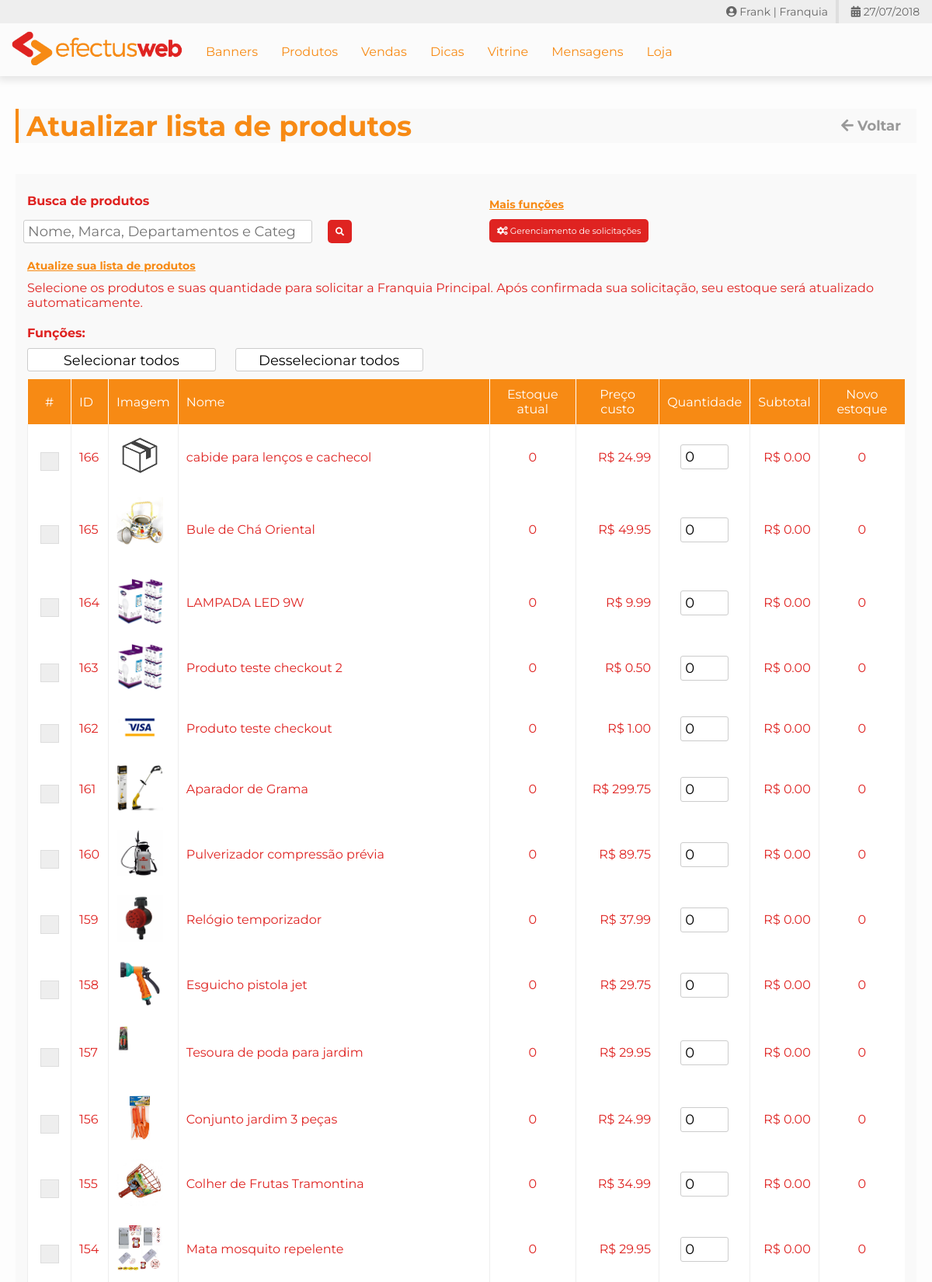
The page /@pew/pew-lista-produtos-franquia.php (signed in, upper part) on the database its author committed.
### tables this page shows
CREATE TABLE `pew_produtos` (
  `id` int(11) NOT NULL,
  `sku` varchar(255) NOT NULL,
  `codigo_barras` varchar(255) NOT NULL,
  `nome` varchar(255) NOT NULL,
  `preco` varchar(255) NOT NULL,
  `preco_custo` varchar(255) NOT NULL,
  `preco_promocao` varchar(255) NOT NULL,
  `preco_sugerido` varchar(255) NOT NULL,
  `promocao_ativa` int(11) NOT NULL,
  `desconto_relacionado` decimal(10,0) NOT NULL,
  `marca` varchar(255) NOT NULL,
  `id_cor` int(11) NOT NULL,
  `estoque` int(11) NOT NULL,
  `estoque_baixo` int(11) NOT NULL,
  `tempo_fabricacao` int(11) NOT NULL,
  `descricao_curta` varchar(255) NOT NULL,
  `descricao_longa` text NOT NULL,
  `url_video` varchar(255) NOT NULL,
  `peso` varchar(255) NOT NULL,
  `comprimento` varchar(255) NOT NULL,
  `largura` varchar(255) NOT NULL,
  `altura` varchar(255) NOT NULL,
  `data` datetime NOT NULL,
  `visualizacoes` int(11) NOT NULL,
  `status` int(11) NOT NULL
);

CREATE TABLE `pew_imagens_produtos` (
  `id` int(11) NOT NULL,
  `id_produto` int(11) NOT NULL,
  `imagem` varchar(255) NOT NULL,
  `posicao` int(11) NOT NULL,
  `status` int(11) NOT NULL
);

### @pew/pew-lista-produtos-franquia.php (the view, shortened to what the rows shown need)
<?php
    require_once "@valida-sessao.php";
    $page_title = "Atualizar lista de produtos";
?>
<!DOCTYPE html>
<html>
    <head>
        <?php
            require_once "@link-standard-styles.php";
            require_once "@link-standard-scripts.php";
        ?>
    </head>
    <body>
        <h1 class="titulos"><?php echo $page_title; ?><a href="pew-produtos.php" class="btn-voltar"><i class="fa fa-arrow-left" aria-hidden="true"></i> Voltar</a></h1>
		<section class="conteudo-painel">
			<?php
				$getSEARCH = isset($_GET["busca"]) && $_GET["busca"] ? $_GET["busca"] : null;
				if($getSEARCH != null){
					echo "<div class='full clear'><h5>Exibindo resultados para: $getSEARCH &nbsp;&nbsp; <a href='pew-lista-produtos-franquia.php' class='link-padrao'>Limpar busca</a></h5></div>";
				}else{
					$getSEARCH = "all_products";
				}
			?>
            <div class="lista-produtos full clear">
                <?php
					require_once "../@classe-produtos.php";
					$cls_produtos = new Produtos();
					$selected_products = $cls_produtos->full_search_string($getSEARCH);
					$active_products = $cls_produtos->status_filter($selected_products, 1, false);
					arsort($active_products);
					function list_products($array){
						global $cls_produtos, $pew_functions, $pew_session;
						$dir_imagens = '../imagens/produtos/';
						if(is_array($array)){
							foreach($array as $index => $idProduto){
								$cls_produtos->montar_produto($idProduto);
								$infoProduto = $cls_produtos->montar_array();
								$infoFranquia = $cls_produtos->produto_franquia($idProduto, $pew_session->id_franquia);
								$padrao_nome = $infoProduto["nome"];
								$padrao_preco = $infoProduto["preco"];
								$padrao_preco_promocao = $infoProduto["preco_promocao"];
								$padrao_promocao_ativa = $infoProduto["promocao_ativa"];
								$padrao_imagem = count($infoProduto["imagens"]) > 0 ? $infoProduto["imagens"][0]["src"] : null;
								if(!file_exists($dir_imagens.$padrao_imagem) || $padrao_imagem == null){
									$padrao_imagem = "produto-padrao.png";
								}
								$padrao_full_imagem = $dir_imagens.$padrao_imagem;
								$franquia_estoque = $infoFranquia["estoque"];
								$final_price = $padrao_promocao_ativa == 1 && $padrao_preco_promocao < $padrao_preco ? $padrao_preco_promocao : $padrao_preco;
								echo "<tr class='js-list-product'>";
									echo "<td class='js-td-checkbox' align=center><label class='checkbox-label'><input type='checkbox' class='js-checkbox-list' name='produtos_lista[]' value='$idProduto' js-target-id='$idProduto' tabindex='-1'><span class='checkmark'></span></label></td>";
									echo "<td>$idProduto</td>";
									echo "<td><img src='$padrao_full_imagem' style='width: 60px;'></td>";
									echo "<td>$padrao_nome</td>";
									echo "<td align=center>$franquia_estoque</td>";
									echo "<td class='prices'>R$ $final_price</td>";
									echo "<td align=center><input type='number' class='label-input js-quantidade-produto' js-target-id='$idProduto' id='quantityInput$idProduto' js-price='$final_price' name='quantidade$idProduto' style='width: 50px;' value=0></td>";
									echo "<td class='prices'>R$ <span id='viewSubtotal$idProduto'>0.00</span></td>";
									echo "<td align=center id='viewNewEstoque$idProduto' js-estoque='$franquia_estoque'>$franquia_estoque</td>";
								echo "</tr>";
							}
						}
					}
					echo "<form class='js-request-form' action='pew-grava-lista-produtos.php' method='post'>";
						echo "<table class='table-padrao' cellspacing=0 style='padding: 0px;'>";
							echo "<thead>";
								echo "<td align=center>#</td>";
								echo "<td>ID</td>";
								echo "<td>Imagem</td>";
								echo "<td>Nome</td>";
								echo "<td align=center>Estoque atual</td>";
								echo "<td align=center>Preço custo</td>";
								echo "<td align=center>Quantidade</td>";
								echo "<td align=center>Subtotal</td>";
								echo "<td align=center>Novo estoque</td>";
							echo "</thead>";
							echo "<tbody>";
								list_products($active_products);
							echo "</tbody>";
						echo "</table>";
					echo "</form>";
                ?>
            </div>
            <br style="clear: both;">
        </section>
    </body>
</html>

### rows shown on the page
pew_produtos: nome "cabide para lenços e cachecol", franquia_estoque "0", preco_promocao "24.99"
pew_imagens_produtos: imagem (picture)
pew_produtos: nome "Bule de Chá Oriental", franquia_estoque "0", preco_promocao "49.95"
pew_imagens_produtos: imagem (picture)
pew_produtos: nome "LAMPADA LED 9W", franquia_estoque "0", preco_promocao "9.99"
pew_produtos: nome "Produto teste checkout 2", franquia_estoque "0", preco "0.50"
pew_imagens_produtos: imagem (picture)
pew_produtos: nome "Produto teste checkout", franquia_estoque "0", preco "1.00"
pew_imagens_produtos: imagem (picture)
pew_produtos: nome "Aparador de Grama", franquia_estoque "0", preco "299.75"
pew_imagens_produtos: imagem (picture)
pew_produtos: nome "Pulverizador compressão prévia", franquia_estoque "0", preco "89.75"
pew_imagens_produtos: imagem (picture)
pew_produtos: nome "Relógio temporizador", franquia_estoque "0", preco "37.99"
pew_imagens_produtos: imagem (picture)
pew_produtos: nome "Esguicho pistola jet", franquia_estoque "0", preco "29.75"
pew_imagens_produtos: imagem (picture)
pew_produtos: nome "Tesoura de poda para jardim", franquia_estoque "0", preco "29.95"
pew_imagens_produtos: imagem (picture)
pew_produtos: nome "Conjunto jardim 3 peças", franquia_estoque "0", preco "24.99"
pew_imagens_produtos: imagem (picture)
pew_produtos: nome "Colher de Frutas Tramontina", franquia_estoque "0", preco "34.99"
pew_imagens_produtos: imagem (picture)
pew_produtos: nome "Mata mosquito repelente", franquia_estoque "0", preco "29.95"

### other values the page prints
$pew_session->usuario "Frank"
$pew_nivel "Franquia"
$tituloPrincipal "Banners"
$tituloPrincipal "Produtos"
$tituloPrincipal "Vendas"
$tituloPrincipal "Dicas"
$tituloPrincipal "Vitrine"
$tituloPrincipal "Mensagens"
$tituloPrincipal "Loja"
$page_title "Atualizar lista de produtos"
$idProduto "166"
$idProduto "165"
$idProduto "164"
$idProduto "163"
$idProduto "162"
